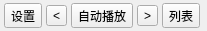
<?xml version="1.0" encoding="UTF-8"?>
<ui version="4.0">
 <class>Form</class>
 <widget class="QWidget" name="Form">
  <property name="geometry">
   <rect>
    <x>0</x>
    <y>0</y>
    <width>207</width>
    <height>26</height>
   </rect>
  </property>
  <property name="windowTitle">
   <string>选项栏</string>
  </property>
  <layout class="QGridLayout" name="gridLayout">
   <property name="leftMargin">
    <number>3</number>
   </property>
   <property name="topMargin">
    <number>3</number>
   </property>
   <property name="rightMargin">
    <number>3</number>
   </property>
   <property name="bottomMargin">
    <number>3</number>
   </property>
   <property name="spacing">
    <number>3</number>
   </property>
   <item row="0" column="0">
    <widget class="QToolButton" name="toolButton_option">
     <property name="text">
      <string>设置</string>
     </property>
    </widget>
   </item>
   <item row="0" column="1">
    <widget class="QToolButton" name="toolButton_previous">
     <property name="text">
      <string>&lt;</string>
     </property>
    </widget>
   </item>
   <item row="0" column="2">
    <widget class="QToolButton" name="toolButton_autoplay">
     <property name="text">
      <string>自动播放</string>
     </property>
    </widget>
   </item>
   <item row="0" column="3">
    <widget class="QToolButton" name="toolButton_next">
     <property name="text">
      <string>&gt;</string>
     </property>
    </widget>
   </item>
   <item row="0" column="4">
    <widget class="QToolButton" name="toolButton_playlist">
     <property name="text">
      <string>列表</string>
     </property>
    </widget>
   </item>
  </layout>
 </widget>
 <resources/>
 <connections/>
</ui>
